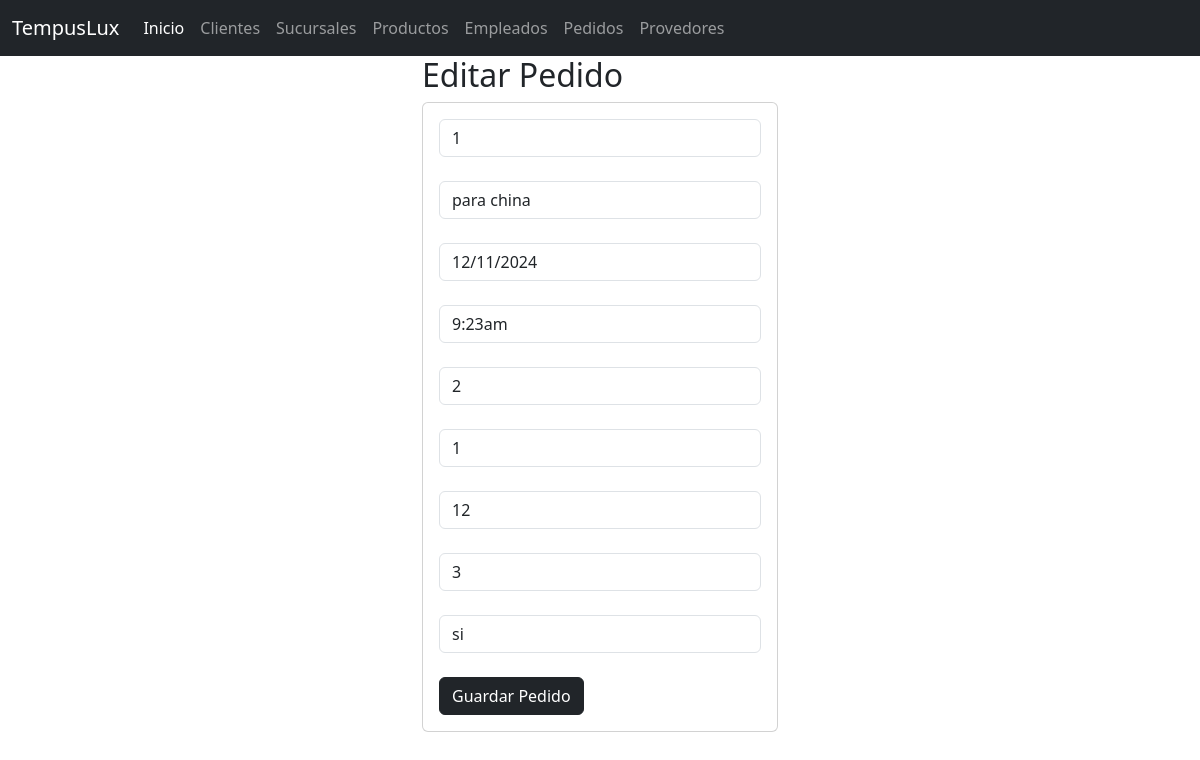
Screenshot of /seleccionarPedido/1/ with the database file from the repository.
### Pedidos_app/models.py (models this page shows, shortened)
class Pedidos(models.Model):
    id_pedido=models.CharField(primary_key=True,max_length=11)
    nombre=models.CharField(max_length=45)
    fecha=models.CharField(max_length=30)
    hora=models.CharField(max_length=30)
    id_producto=models.CharField(max_length=11)
    id_cliente=models.CharField(max_length=11)
    cantidad=models.PositiveIntegerField()
    id_trabajador=models.CharField(max_length=11)
    registro=models.CharField(max_length=45)

### Pedidos_app/views.py (the view)
# urls.py: path('seleccionarPedido/<id_pedido>/', views.seleccionarPedidos, name="seleccionarPedidos"),
def seleccionarPedidos(request, id_pedido):
    try:
        pedido = Pedidos.objects.get(id_pedido=id_pedido)
    except Pedidos.DoesNotExist:
        return redirect("pedidos")  # En caso de que no exista el pedido
    return render(request, "editarPedidos.html", {"mispedidos": pedido})

### Pedidos_app/templates/editarPedidos.html (shortened to what this page needs)
{% extends "base.html" %}
{% block cuerpo %}
<div class="row">
    <div class="col-md-4 offset-md-4">
        <h2>Editar Pedido</h2>
        <div class="card">
            <div class="card-body">
                <form action="/editarPedido/" method="POST">
                    <div class="form-group">
                        <input type="text" id="txtcodigo" name="txtcodigo" minlength="1" maxlength="11"
                            value="{{ mispedidos.id_pedido }}" class="form-control" readonly required><br>
                    </div>
                    <div class="form-group">
                        <input type="text" id="txtnombre" name="txtnombre" value="{{ mispedidos.nombre }}"
                            maxlength="45" class="form-control" required><br>
                    </div>
                    <div class="form-group">
                        <input type="text" id="txtfecha" name="txtfecha" value="{{ mispedidos.fecha }}"
                            maxlength="30" class="form-control" required><br>
                    </div>
                    <div class="form-group">
                        <input type="text" id="txthora" name="txthora" value="{{ mispedidos.hora }}"
                            maxlength="30" class="form-control" required><br>
                    </div>
                    <div class="form-group">
                        <input type="text" id="txtid_producto" name="txtid_producto" value="{{ mispedidos.id_producto }}"
                            maxlength="11" class="form-control" required><br>
                    </div>
                    <div class="form-group">
                        <input type="text" id="txtid_cliente" name="txtid_cliente" value="{{ mispedidos.id_cliente }}"
                            maxlength="11" class="form-control" required><br>
                    </div>
                    <div class="form-group">
                        <input type="number" id="txtcantidad" name="txtcantidad" value="{{ mispedidos.cantidad }}"
                            class="form-control" required><br>
                    </div>
                    <div class="form-group">
                        <input type="text" id="txtid_trabajador" name="txtid_trabajador" value="{{ mispedidos.id_trabajador }}"
                            maxlength="11" class="form-control" required><br>
                    </div>
                    <div class="form-group">
                        <input type="text" id="txtregistro" name="txtregistro" value="{{ mispedidos.registro }}"
                            maxlength="45" class="form-control" required><br>
                    </div>
                    <div class="form-group">
                        <button type="submit" class="btn btn-dark">Guardar Pedido</button>
                    </div>
                </form>
            </div>
        </div>
    </div>
</div>
{% endblock cuerpo %}

### rows the page displays
Pedidos: txtcodigo "1", txtnombre "para china", txtfecha "12/11/2024", txthora "9:23am", txtid_producto "2", txtid_cliente "1", txtcantidad "12", txtid_trabajador "3", txtregistro "si"
